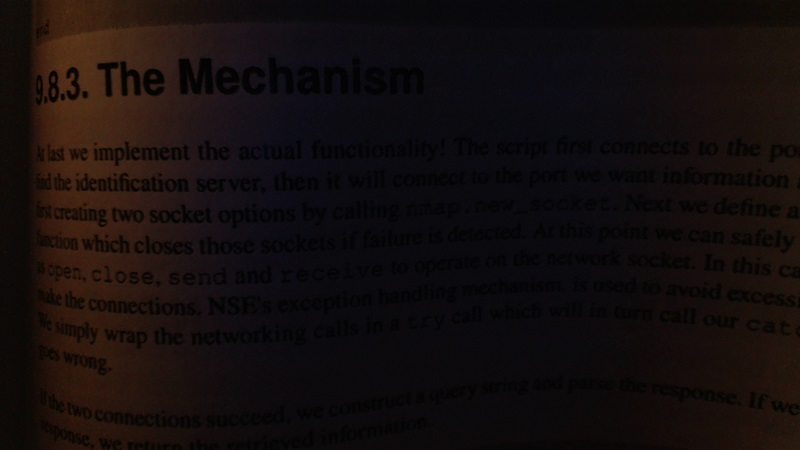
#> input picture bookpage.jpg, 800 x 450 px
$ python p1.py
#> lines starting #> are read from the running program, lines starting #| are printed output that depends on the picture; after the words box and inside, x2 and y2 are one past the last pixel; in counts of white or black regions, pixels touching at a corner belong together
import cv2
import numpy as np
import sys
import pytesseract


img = cv2.imread('bookpage.jpg')
#> img is the input picture: shape (450, 800, 3); mean B, G, R 13.4, 13.6, 20.3
gray = cv2.cvtColor(img,cv2.COLOR_BGR2GRAY)
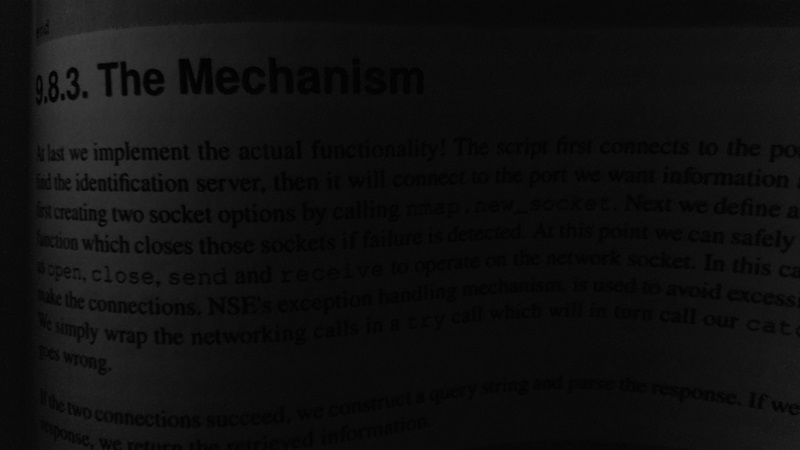
#> gray: shape (450, 800); min 0, max 64, mean 15.6
# Gaussian
threshold = cv2.adaptiveThreshold(gray,255,cv2.ADAPTIVE_THRESH_GAUSSIAN_C, cv2.THRESH_BINARY,115,1)
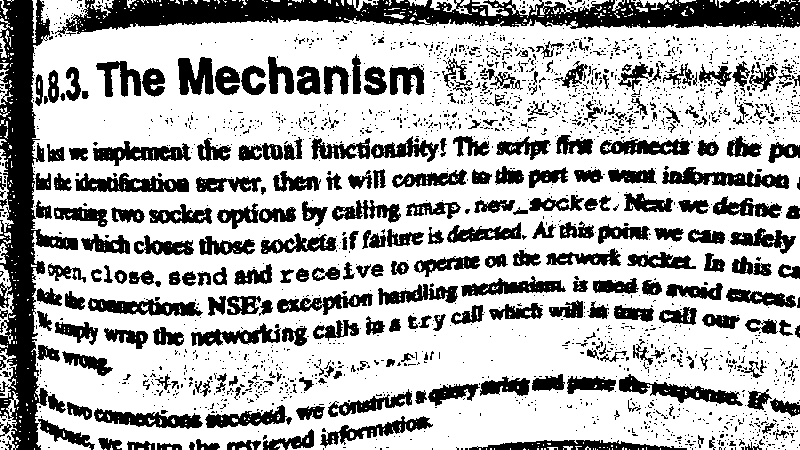
#> threshold: shape (450, 800); 69.3% white; 2145 black regions (1865 under 20 px), largest, box (x1, y1, x2, y2) and area: (55, 0, 800, 37) 14872, (0, 0, 78, 450) 13658, (662, 167, 789, 189) 1363
# Clahe
clahe = cv2.createCLAHE(clipLimit=2.0, tileGridSize=(8,8))
cl1 = clahe.apply(gray)
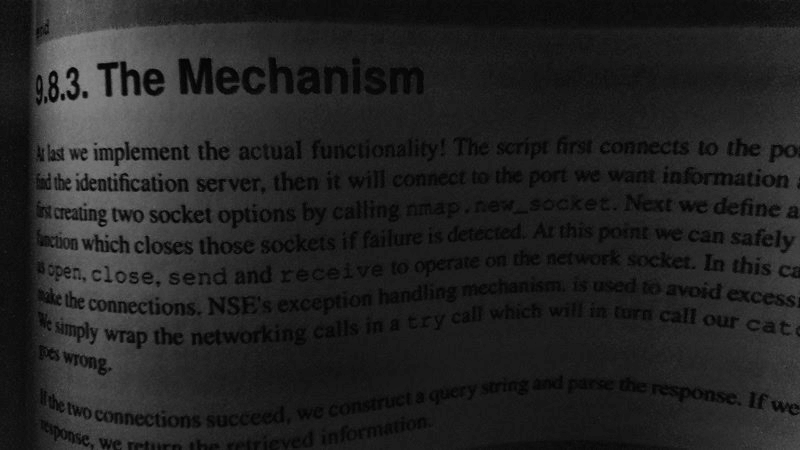
#> cl1: shape (450, 800); min 1, max 137, mean 35.3
# Gamma
new_image = np.zeros(img.shape, img.dtype)
alpha = 1.5 # Simple contrast control
beta = 45   # Brightness control
for y in range(img.shape[0]):
    for x in range(img.shape[1]):
        for c in range(img.shape[2]):
            new_image[y,x,c] = np.clip(alpha*img[y,x,c] + beta, 0, 255)
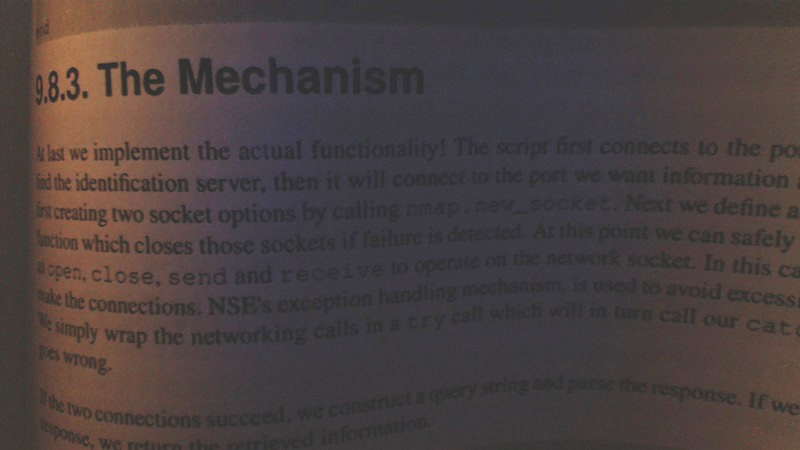
#> new_image: shape (450, 800, 3); mean B, G, R 64.9, 65.1, 75.2
#> (the run stopped early here; a loop or call above may not have finished)
